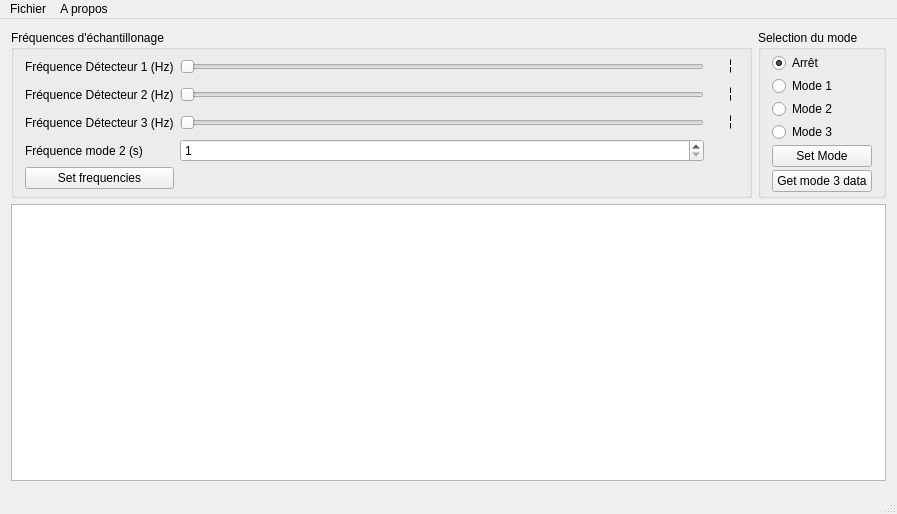
<?xml version="1.0" encoding="UTF-8"?>
<ui version="4.0">
 <class>MainWindow</class>
 <widget class="QMainWindow" name="MainWindow">
  <property name="geometry">
   <rect>
    <x>0</x>
    <y>0</y>
    <width>897</width>
    <height>514</height>
   </rect>
  </property>
  <property name="windowTitle">
   <string>WeatherState</string>
  </property>
  <widget class="QWidget" name="centralWidget">
   <layout class="QGridLayout" name="gridLayout">
    <item row="0" column="0">
     <layout class="QGridLayout" name="gridLayout_4">
      <property name="sizeConstraint">
       <enum>QLayout::SetMaximumSize</enum>
      </property>
      <item row="0" column="2">
       <layout class="QGridLayout" name="gridLayout_3">
        <item row="2" column="0">
         <widget class="QGroupBox" name="groupBox_2">
          <property name="title">
           <string>Fréquences d'échantillonage</string>
          </property>
          <layout class="QGridLayout" name="gridLayout_5">
           <property name="sizeConstraint">
            <enum>QLayout::SetDefaultConstraint</enum>
           </property>
           <property name="topMargin">
            <number>3</number>
           </property>
           <property name="bottomMargin">
            <number>3</number>
           </property>
           <property name="verticalSpacing">
            <number>3</number>
           </property>
           <item row="0" column="0">
            <widget class="QLabel" name="label">
             <property name="text">
              <string>Fréquence Détecteur 1 (Hz)</string>
             </property>
            </widget>
           </item>
           <item row="3" column="0">
            <widget class="QLabel" name="label_4">
             <property name="text">
              <string>Fréquence mode 2 (s)</string>
             </property>
            </widget>
           </item>
           <item row="2" column="0">
            <widget class="QLabel" name="label_3">
             <property name="text">
              <string>Fréquence Détecteur 3 (Hz)</string>
             </property>
            </widget>
           </item>
           <item row="1" column="2">
            <widget class="QSlider" name="sensor2Slider">
             <property name="minimum">
              <number>1</number>
             </property>
             <property name="maximum">
              <number>20</number>
             </property>
             <property name="pageStep">
              <number>10</number>
             </property>
             <property name="value">
              <number>1</number>
             </property>
             <property name="orientation">
              <enum>Qt::Horizontal</enum>
             </property>
            </widget>
           </item>
           <item row="1" column="0">
            <widget class="QLabel" name="label_2">
             <property name="text">
              <string>Fréquence Détecteur 2 (Hz)</string>
             </property>
            </widget>
           </item>
           <item row="0" column="3">
            <widget class="QLCDNumber" name="lcdNumber">
             <property name="sizePolicy">
              <sizepolicy hsizetype="Preferred" vsizetype="Minimum">
               <horstretch>0</horstretch>
               <verstretch>0</verstretch>
              </sizepolicy>
             </property>
             <property name="frameShape">
              <enum>QFrame::NoFrame</enum>
             </property>
             <property name="frameShadow">
              <enum>QFrame::Plain</enum>
             </property>
             <property name="smallDecimalPoint">
              <bool>true</bool>
             </property>
             <property name="digitCount">
              <number>2</number>
             </property>
             <property name="segmentStyle">
              <enum>QLCDNumber::Flat</enum>
             </property>
             <property name="intValue" stdset="0">
              <number>1</number>
             </property>
            </widget>
           </item>
           <item row="1" column="3">
            <widget class="QLCDNumber" name="lcdNumber_2">
             <property name="sizePolicy">
              <sizepolicy hsizetype="Preferred" vsizetype="Minimum">
               <horstretch>0</horstretch>
               <verstretch>0</verstretch>
              </sizepolicy>
             </property>
             <property name="frameShape">
              <enum>QFrame::NoFrame</enum>
             </property>
             <property name="frameShadow">
              <enum>QFrame::Plain</enum>
             </property>
             <property name="smallDecimalPoint">
              <bool>true</bool>
             </property>
             <property name="digitCount">
              <number>2</number>
             </property>
             <property name="segmentStyle">
              <enum>QLCDNumber::Flat</enum>
             </property>
             <property name="intValue" stdset="0">
              <number>1</number>
             </property>
            </widget>
           </item>
           <item row="2" column="2">
            <widget class="QSlider" name="sensor3Slider">
             <property name="minimum">
              <number>1</number>
             </property>
             <property name="maximum">
              <number>20</number>
             </property>
             <property name="value">
              <number>1</number>
             </property>
             <property name="orientation">
              <enum>Qt::Horizontal</enum>
             </property>
            </widget>
           </item>
           <item row="4" column="0">
            <widget class="QPushButton" name="setFrequenciesButton">
             <property name="text">
              <string>Set frequencies</string>
             </property>
            </widget>
           </item>
           <item row="0" column="2">
            <widget class="QSlider" name="sensor1Slider">
             <property name="minimum">
              <number>1</number>
             </property>
             <property name="maximum">
              <number>20</number>
             </property>
             <property name="value">
              <number>1</number>
             </property>
             <property name="orientation">
              <enum>Qt::Horizontal</enum>
             </property>
            </widget>
           </item>
           <item row="2" column="3">
            <widget class="QLCDNumber" name="lcdNumber_3">
             <property name="sizePolicy">
              <sizepolicy hsizetype="Preferred" vsizetype="Minimum">
               <horstretch>0</horstretch>
               <verstretch>0</verstretch>
              </sizepolicy>
             </property>
             <property name="frameShape">
              <enum>QFrame::NoFrame</enum>
             </property>
             <property name="frameShadow">
              <enum>QFrame::Plain</enum>
             </property>
             <property name="smallDecimalPoint">
              <bool>true</bool>
             </property>
             <property name="digitCount">
              <number>2</number>
             </property>
             <property name="segmentStyle">
              <enum>QLCDNumber::Flat</enum>
             </property>
             <property name="intValue" stdset="0">
              <number>1</number>
             </property>
            </widget>
           </item>
           <item row="3" column="2">
            <widget class="QSpinBox" name="mode2Frequency">
             <property name="suffix">
              <string/>
             </property>
             <property name="prefix">
              <string/>
             </property>
             <property name="minimum">
              <number>1</number>
             </property>
             <property name="maximum">
              <number>5</number>
             </property>
             <property name="singleStep">
              <number>1</number>
             </property>
             <property name="value">
              <number>1</number>
             </property>
            </widget>
           </item>
          </layout>
         </widget>
        </item>
        <item row="2" column="1">
         <widget class="QGroupBox" name="groupBoxMode">
          <property name="title">
           <string>Selection du mode</string>
          </property>
          <property name="flat">
           <bool>false</bool>
          </property>
          <property name="checkable">
           <bool>false</bool>
          </property>
          <layout class="QVBoxLayout" name="verticalLayout">
           <property name="spacing">
            <number>3</number>
           </property>
           <property name="topMargin">
            <number>3</number>
           </property>
           <property name="bottomMargin">
            <number>3</number>
           </property>
           <item>
            <widget class="QRadioButton" name="mode0Button">
             <property name="text">
              <string>Arrêt</string>
             </property>
             <property name="checked">
              <bool>true</bool>
             </property>
             <attribute name="buttonGroup">
              <string notr="true">modeGroup</string>
             </attribute>
            </widget>
           </item>
           <item>
            <widget class="QRadioButton" name="mode1Button">
             <property name="text">
              <string>Mode 1</string>
             </property>
             <property name="checkable">
              <bool>true</bool>
             </property>
             <property name="checked">
              <bool>false</bool>
             </property>
             <property name="autoRepeat">
              <bool>false</bool>
             </property>
             <attribute name="buttonGroup">
              <string notr="true">modeGroup</string>
             </attribute>
            </widget>
           </item>
           <item>
            <widget class="QRadioButton" name="mode2Button">
             <property name="text">
              <string>Mode 2</string>
             </property>
             <attribute name="buttonGroup">
              <string notr="true">modeGroup</string>
             </attribute>
            </widget>
           </item>
           <item>
            <widget class="QRadioButton" name="mode3Button">
             <property name="text">
              <string>Mode 3</string>
             </property>
             <attribute name="buttonGroup">
              <string notr="true">modeGroup</string>
             </attribute>
            </widget>
           </item>
           <item>
            <widget class="QPushButton" name="setModeButton">
             <property name="text">
              <string>Set Mode</string>
             </property>
            </widget>
           </item>
           <item>
            <widget class="QPushButton" name="mode3DataPushButton">
             <property name="text">
              <string>Get mode 3 data</string>
             </property>
            </widget>
           </item>
          </layout>
         </widget>
        </item>
       </layout>
      </item>
      <item row="2" column="2" rowspan="3">
       <widget class="SensorsGraph" name="graph">
        <property name="sizePolicy">
         <sizepolicy hsizetype="Preferred" vsizetype="Preferred">
          <horstretch>0</horstretch>
          <verstretch>0</verstretch>
         </sizepolicy>
        </property>
       </widget>
      </item>
     </layout>
    </item>
   </layout>
  </widget>
  <widget class="QMenuBar" name="menuBar">
   <property name="geometry">
    <rect>
     <x>0</x>
     <y>0</y>
     <width>897</width>
     <height>20</height>
    </rect>
   </property>
   <widget class="QMenu" name="menuFichier">
    <property name="title">
     <string>Fichier</string>
    </property>
    <addaction name="actionQuitter"/>
   </widget>
   <widget class="QMenu" name="menuA_propos">
    <property name="title">
     <string>A propos</string>
    </property>
    <addaction name="actionA_propos_de_Qt"/>
   </widget>
   <addaction name="menuFichier"/>
   <addaction name="menuA_propos"/>
  </widget>
  <widget class="QStatusBar" name="statusBar"/>
  <action name="actionQuitter">
   <property name="text">
    <string>Quitter</string>
   </property>
  </action>
  <action name="actionA_propos_de_Qt">
   <property name="text">
    <string>A propos de Qt</string>
   </property>
  </action>
 </widget>
 <layoutdefault spacing="6" margin="11"/>
 <customwidgets>
  <customwidget>
   <class>SensorsGraph</class>
   <extends>QGraphicsView</extends>
   <header>SensorsGraph.hpp</header>
  </customwidget>
 </customwidgets>
 <resources/>
 <connections>
  <connection>
   <sender>sensor3Slider</sender>
   <signal>valueChanged(int)</signal>
   <receiver>lcdNumber_3</receiver>
   <slot>display(int)</slot>
   <hints>
    <hint type="sourcelabel">
     <x>678</x>
     <y>129</y>
    </hint>
    <hint type="destinationlabel">
     <x>702</x>
     <y>131</y>
    </hint>
   </hints>
  </connection>
  <connection>
   <sender>sensor2Slider</sender>
   <signal>valueChanged(int)</signal>
   <receiver>lcdNumber_2</receiver>
   <slot>display(int)</slot>
   <hints>
    <hint type="sourcelabel">
     <x>678</x>
     <y>103</y>
    </hint>
    <hint type="destinationlabel">
     <x>712</x>
     <y>107</y>
    </hint>
   </hints>
  </connection>
  <connection>
   <sender>setModeButton</sender>
   <signal>clicked()</signal>
   <receiver>MainWindow</receiver>
   <slot>setMode()</slot>
   <hints>
    <hint type="sourcelabel">
     <x>814</x>
     <y>146</y>
    </hint>
    <hint type="destinationlabel">
     <x>894</x>
     <y>152</y>
    </hint>
   </hints>
  </connection>
  <connection>
   <sender>sensor1Slider</sender>
   <signal>valueChanged(int)</signal>
   <receiver>lcdNumber</receiver>
   <slot>display(int)</slot>
   <hints>
    <hint type="sourcelabel">
     <x>489</x>
     <y>72</y>
    </hint>
    <hint type="destinationlabel">
     <x>704</x>
     <y>68</y>
    </hint>
   </hints>
  </connection>
 </connections>
 <slots>
  <slot>setMode()</slot>
 </slots>
 <buttongroups>
  <buttongroup name="modeGroup"/>
 </buttongroups>
</ui>
